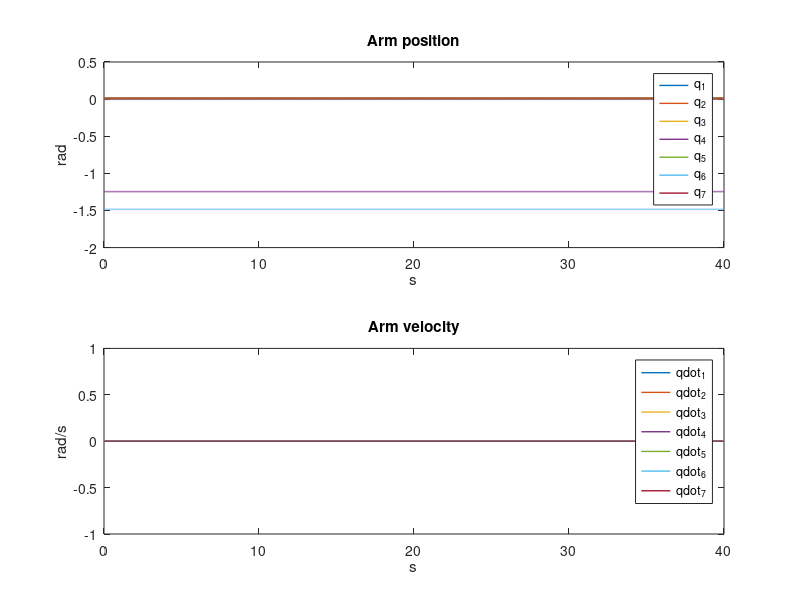
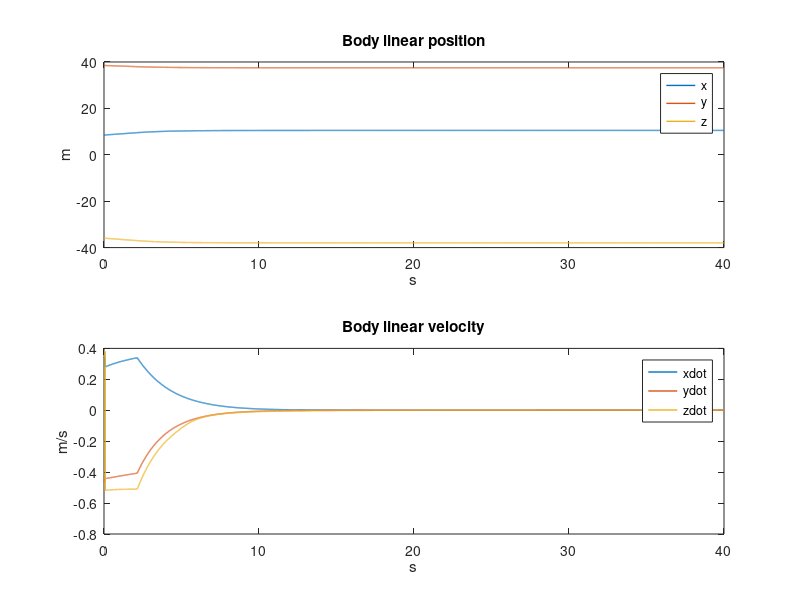
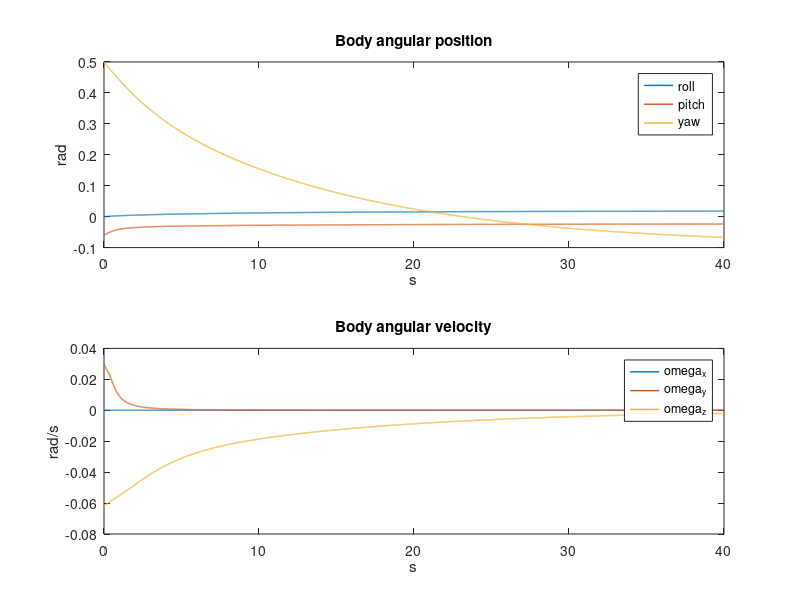
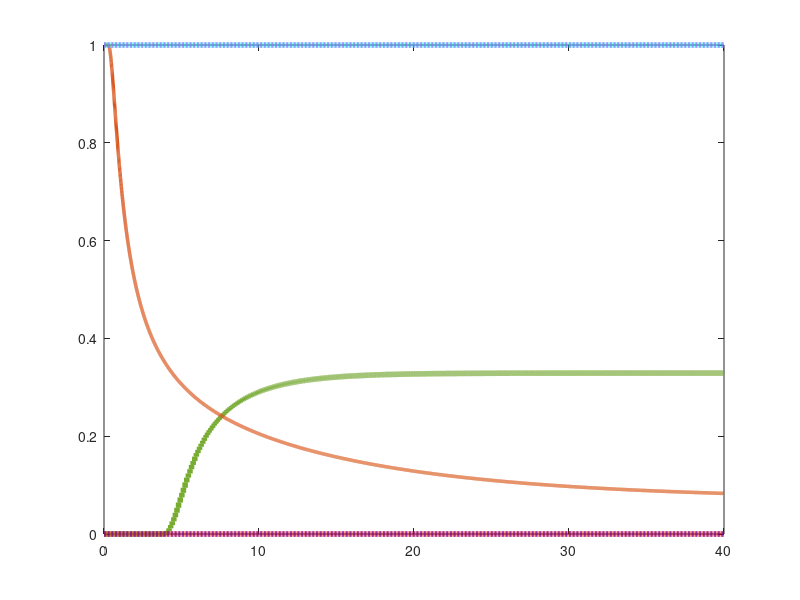

Reproduce these figures in MATLAB, in order. (Note: this script raises an error after producing the figures.)
load("plots.mat")

figure(1);
subplot(2,1,1);
hplot = plot(plt.t, plt.q);
set(hplot, 'LineWidth', 1);
legend('q_1','q_2','q_3','q_4','q_5','q_6','q_7');
title("Arm position");
xlabel("s")
ylabel("rad")
subplot(2,1,2);
hplot = plot(plt.t, plt.q_dot);
set(hplot, 'LineWidth', 1);
legend('qdot_1','qdot_2','qdot_3','qdot_4','qdot_5','qdot_6','qdot_7');
xlabel("s")
ylabel("rad/s")
title("Arm velocity");

figure(2);
subplot(2,1,1);
hplot = plot(plt.t, plt.p(1:3, :));
set(hplot, 'LineWidth', 1);
legend('x','y','z');
xlabel("s")
ylabel("m")
title("Body linear position");
subplot(2,1,2);
hplot = plot(plt.t, plt.p_dot(1:3, :));
set(hplot, 'LineWidth', 1);
legend('xdot', 'ydot','zdot');
xlabel("s")
ylabel("m/s")
title("Body linear velocity");

figure(3);
subplot(2,1,1);
hplot = plot(plt.t, plt.p(4:6, :));
set(hplot, 'LineWidth', 1);
legend('roll','pitch','yaw');
xlabel("s")
ylabel("rad")
title("Body angular position");
subplot(2,1,2);
hplot = plot(plt.t, plt.p_dot(4:6, :));
set(hplot, 'LineWidth', 1);
xlabel("s")
ylabel("rad/s")
legend('omega_x','omega_y','omega_z');
title("Body angular velocity");

figure(4);
subplot(1,1,1);
% This was necessary because of the wrong initialization of the sensor distance
plt.activationFunctions(1,1:100) = zeros(1, 100);
hplot = plot(plt.t, plt.activationFunctions);
set(hplot, 'LineWidth', 4);
nameArray = {'LineStyle'};
valueArray = transpose({'-','-','--',':','--',':'});
colorArray = {'Color'};
colorNames = transpose({'#77AC30','#D95319','m','c','b','r'});
lineArray = {'LineWidth'};
lineVals = transpose({4,2.5,4,4,4,4});
set(hplot, nameArray, valueArray)
set(hplot, colorArray, colorNames)
set(hplot, lineArray, lineVals)
setLabels(gca, plt)
xlabel("s")
legend("Altitude control", "Horizontal attitude", "Vehicle position", "Heading control", "Arm control", "No movement", "Phase transition");
title("Activation Functions")

figure(5);
subplot(2,1,1);
hplot = plot(plt.t, plt.misalignmentToNodule);
set(hplot, 'LineWidth', 1);
legend('misalignment_z');
title("Misalignment on the z axis")
xlabel("s")
ylabel("rad")
subplot(2,1,2);
hplot = plot(plt.t, plt.altitudeError);
set(hplot, 'LineWidth', 1);
legend('Altitude error');
xlabel("s")
ylabel("m")
title("Altitude error")

figure(6)
subplot(1,1,1);
hplot = plot(plt.t, plt.distanceToNodule);
set(hplot, 'LineWidth', 1);
xlabel("s")
ylabel("m")
legend('distance to nodule X', 'distance to nodule Y', 'distance to nodule Z');
title("Distance to nodule")


function setLabels(currentAxis, plt)
    xline(plt.transitionTimes, 'k--', 'LineWidth', 2, 'DisplayName', "Phase Transition");
    insert = @(a, x, n)cat(2,  x(1:n), a, x(n+1:end));
    auxArr = sort([0:5:plt.t(end), plt.transitionTimes]);
    strLabels=arrayfun(@(a)num2str(a),(0:5:plt.t(end)),'uni',0);
    strLabels = insert('Phase 1', strLabels, max(1, find(auxArr == plt.transitionTimes(1))-1));
    strLabels = insert('Phase 2', strLabels, max(1,find(auxArr == plt.transitionTimes(2))-1));
    strLabels(find(auxArr == 20)) = {""};
    auxLabels = strLabels';
    set(currentAxis, 'xtick', auxArr, 'xticklabel', auxLabels)
    set(currentAxis,'fontsize',20)
    xtickangle(45)
end
